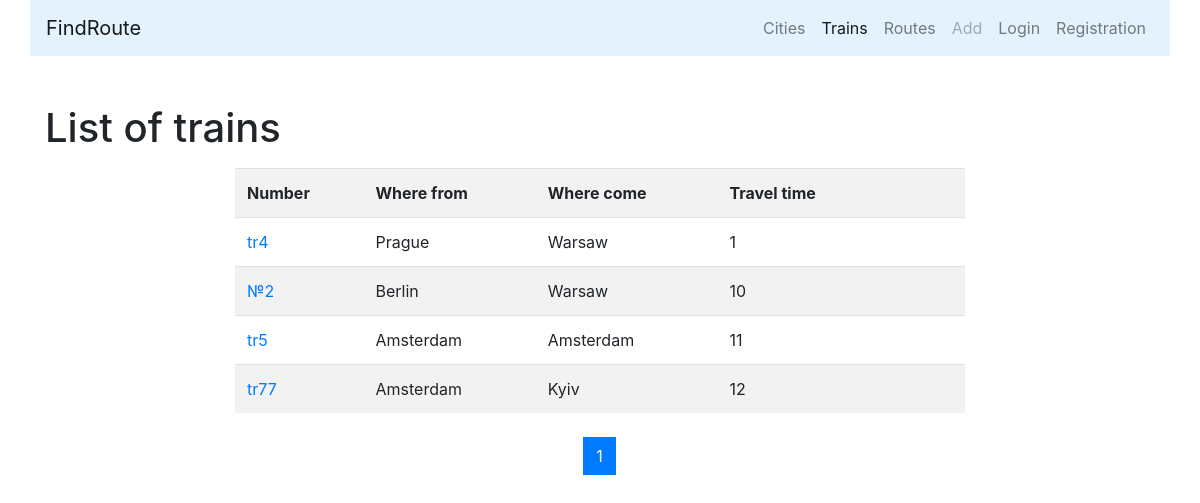
The app's page /trains/ with its own data.
### trains/models.py (models this page shows, shortened)
class Train(models.Model):
    name = models.CharField(max_length=50, unique=True,
                            verbose_name='Train number')
    travel_time = models.PositiveSmallIntegerField(verbose_name='Travel time')
    from_city = models.ForeignKey(City, on_delete=models.CASCADE,
                                  related_name='from_city_set',
                                  verbose_name='From what city'
                                  )
    to_city = models.ForeignKey('cities.City', on_delete=models.CASCADE,
                                related_name='to_city_set',
                                verbose_name='Which city'
                                )
    class Meta:
        verbose_name = 'Train'
        verbose_name_plural = 'Trains'
        ordering = ['travel_time']

### cities/models.py (models this page shows, shortened)
class City(models.Model):
    name = models.CharField(max_length=100, unique=True, verbose_name='City')
    def __str__(self):
        return self.name
    class Meta:
        verbose_name = 'City'
        verbose_name_plural = 'Cities'
        ordering = ['name']

### trains/views.py (the view)
# urls.py: path('', TrainListView.as_view(), name='home'),
class TrainListView(ListView):
    paginate_by = 10
    model = Train
    template_name = 'trains/home.html'

### trains/templates/trains/home.html (shortened to what this page needs)
{% extends 'base.html' %}
{% block content %}
<h1>List of trains</h1>
<div class="row ">
    <div class="col-md-8 mx-auto my-2">
        <table class="table table-striped">
            <tr>
                <th>Number</th>
                <th>Where from</th>
                <th>Where come</th>
                <th>Travel time</th>
                <th>&nbsp;</th>
                <th>&nbsp;</th>
            </tr>
        {% for object in page_obj %}
            <tr>
                <td>
                    <a href="{% url 'trains:detail' pk=object.pk%}">{{object.name}}</a>
                </td>
                <td>{{object.from_city}}</td>
                <td>{{object.to_city}}</td>
                <td>{{object.travel_time}}</td>
                {% if user.is_authenticated%}
                <td>
                    <a href="{% url 'trains:update' pk=object.pk%}">
                        <button type="submit" class="btn btn-primary">Edit</button>
                    </a></td>
                <td>
                    <a href="{% url 'trains:delete' pk=object.pk%}">
                        <button type="submit" class="btn btn-danger">Delete</button>
                    </a>
                </td>
                {% else %}
                <td>&nbsp;</td>
                <td>&nbsp;</td>
                {% endif %}
            </tr>
        {% endfor %}
        </table>
    </div>
</div>
<nav aria-label="Page navigation example">
  <ul class="pagination justify-content-center">
    {% for page in page_obj.paginator.page_range %}
        <li class="page-item {% if page == page_obj.number %} active {% endif %} ">
            <a class="page-link" href="?page={{page}}">
                {{ page }}
            </a>
        </li>
    {% endfor %}
  </ul>
</nav>
{% endblock %}

### records on screen
Train: name "tr4", from_city "Prague", to_city "Warsaw", travel_time "1"
Train: name "№2", from_city "Berlin", to_city "Warsaw", travel_time "10"
Train: name "tr5", from_city "Amsterdam", to_city "Amsterdam", travel_time "11"
Train: name "tr77", from_city "Amsterdam", to_city "Kyiv", travel_time "12"

### other values on screen
{{ page }} "1"
